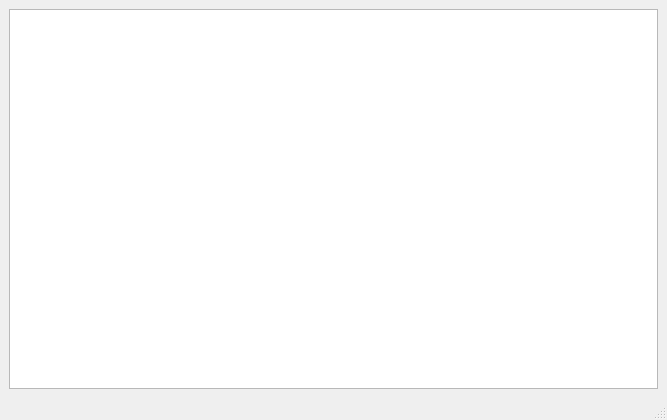
<?xml version="1.0" encoding="UTF-8"?>
<ui version="4.0">
 <class>userinfo</class>
 <widget class="QMainWindow" name="userinfo">
  <property name="geometry">
   <rect>
    <x>0</x>
    <y>0</y>
    <width>667</width>
    <height>420</height>
   </rect>
  </property>
  <property name="windowTitle">
   <string>MainWindow</string>
  </property>
  <widget class="QWidget" name="centralwidget">
   <layout class="QHBoxLayout" name="horizontalLayout">
    <item>
     <widget class="QTextEdit" name="info_edit"/>
    </item>
   </layout>
  </widget>
  <widget class="QMenuBar" name="menubar">
   <property name="geometry">
    <rect>
     <x>0</x>
     <y>0</y>
     <width>667</width>
     <height>25</height>
    </rect>
   </property>
  </widget>
  <widget class="QStatusBar" name="statusbar"/>
 </widget>
 <resources/>
 <connections/>
</ui>
